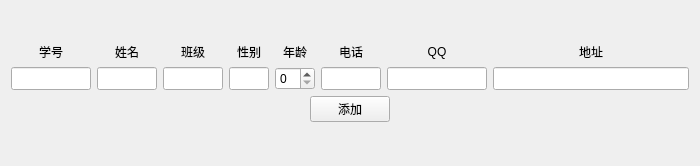
<?xml version="1.0" encoding="UTF-8"?>
<ui version="4.0">
 <class>AddPanel</class>
 <widget class="QWidget" name="AddPanel">
  <property name="geometry">
   <rect>
    <x>0</x>
    <y>0</y>
    <width>700</width>
    <height>166</height>
   </rect>
  </property>
  <property name="minimumSize">
   <size>
    <width>700</width>
    <height>166</height>
   </size>
  </property>
  <property name="maximumSize">
   <size>
    <width>16777215</width>
    <height>16777215</height>
   </size>
  </property>
  <property name="windowTitle">
   <string>Form</string>
  </property>
  <layout class="QVBoxLayout" name="verticalLayout">
   <item>
    <spacer name="verticalSpacer_2">
     <property name="orientation">
      <enum>Qt::Vertical</enum>
     </property>
     <property name="sizeHint" stdset="0">
      <size>
       <width>20</width>
       <height>40</height>
      </size>
     </property>
    </spacer>
   </item>
   <item>
    <layout class="QHBoxLayout" name="horizontalLayout_2">
     <item>
      <widget class="QLabel" name="label1">
       <property name="sizePolicy">
        <sizepolicy hsizetype="Expanding" vsizetype="Fixed">
         <horstretch>0</horstretch>
         <verstretch>0</verstretch>
        </sizepolicy>
       </property>
       <property name="minimumSize">
        <size>
         <width>25</width>
         <height>0</height>
        </size>
       </property>
       <property name="maximumSize">
        <size>
         <width>80</width>
         <height>25</height>
        </size>
       </property>
       <property name="text">
        <string>学号</string>
       </property>
       <property name="alignment">
        <set>Qt::AlignCenter</set>
       </property>
      </widget>
     </item>
     <item>
      <widget class="QLabel" name="label2">
       <property name="sizePolicy">
        <sizepolicy hsizetype="Expanding" vsizetype="Fixed">
         <horstretch>0</horstretch>
         <verstretch>0</verstretch>
        </sizepolicy>
       </property>
       <property name="minimumSize">
        <size>
         <width>25</width>
         <height>0</height>
        </size>
       </property>
       <property name="maximumSize">
        <size>
         <width>60</width>
         <height>25</height>
        </size>
       </property>
       <property name="text">
        <string>姓名</string>
       </property>
       <property name="alignment">
        <set>Qt::AlignCenter</set>
       </property>
      </widget>
     </item>
     <item>
      <widget class="QLabel" name="label3">
       <property name="sizePolicy">
        <sizepolicy hsizetype="Expanding" vsizetype="Fixed">
         <horstretch>0</horstretch>
         <verstretch>0</verstretch>
        </sizepolicy>
       </property>
       <property name="minimumSize">
        <size>
         <width>25</width>
         <height>0</height>
        </size>
       </property>
       <property name="maximumSize">
        <size>
         <width>60</width>
         <height>25</height>
        </size>
       </property>
       <property name="text">
        <string>班级</string>
       </property>
       <property name="alignment">
        <set>Qt::AlignCenter</set>
       </property>
      </widget>
     </item>
     <item>
      <widget class="QLabel" name="label4">
       <property name="sizePolicy">
        <sizepolicy hsizetype="Expanding" vsizetype="Fixed">
         <horstretch>0</horstretch>
         <verstretch>0</verstretch>
        </sizepolicy>
       </property>
       <property name="minimumSize">
        <size>
         <width>25</width>
         <height>0</height>
        </size>
       </property>
       <property name="maximumSize">
        <size>
         <width>40</width>
         <height>25</height>
        </size>
       </property>
       <property name="text">
        <string>性别</string>
       </property>
       <property name="alignment">
        <set>Qt::AlignCenter</set>
       </property>
      </widget>
     </item>
     <item>
      <widget class="QLabel" name="label5">
       <property name="sizePolicy">
        <sizepolicy hsizetype="Expanding" vsizetype="Fixed">
         <horstretch>0</horstretch>
         <verstretch>0</verstretch>
        </sizepolicy>
       </property>
       <property name="minimumSize">
        <size>
         <width>25</width>
         <height>0</height>
        </size>
       </property>
       <property name="maximumSize">
        <size>
         <width>40</width>
         <height>25</height>
        </size>
       </property>
       <property name="text">
        <string>年龄</string>
       </property>
       <property name="alignment">
        <set>Qt::AlignCenter</set>
       </property>
      </widget>
     </item>
     <item>
      <widget class="QLabel" name="label6">
       <property name="sizePolicy">
        <sizepolicy hsizetype="Expanding" vsizetype="Fixed">
         <horstretch>0</horstretch>
         <verstretch>0</verstretch>
        </sizepolicy>
       </property>
       <property name="minimumSize">
        <size>
         <width>25</width>
         <height>0</height>
        </size>
       </property>
       <property name="maximumSize">
        <size>
         <width>60</width>
         <height>25</height>
        </size>
       </property>
       <property name="text">
        <string>电话</string>
       </property>
       <property name="alignment">
        <set>Qt::AlignCenter</set>
       </property>
      </widget>
     </item>
     <item>
      <widget class="QLabel" name="label7">
       <property name="sizePolicy">
        <sizepolicy hsizetype="Expanding" vsizetype="Fixed">
         <horstretch>0</horstretch>
         <verstretch>0</verstretch>
        </sizepolicy>
       </property>
       <property name="minimumSize">
        <size>
         <width>25</width>
         <height>0</height>
        </size>
       </property>
       <property name="maximumSize">
        <size>
         <width>100</width>
         <height>25</height>
        </size>
       </property>
       <property name="text">
        <string>QQ</string>
       </property>
       <property name="alignment">
        <set>Qt::AlignCenter</set>
       </property>
      </widget>
     </item>
     <item>
      <widget class="QLabel" name="label8">
       <property name="sizePolicy">
        <sizepolicy hsizetype="Expanding" vsizetype="Fixed">
         <horstretch>0</horstretch>
         <verstretch>0</verstretch>
        </sizepolicy>
       </property>
       <property name="minimumSize">
        <size>
         <width>25</width>
         <height>0</height>
        </size>
       </property>
       <property name="maximumSize">
        <size>
         <width>1000</width>
         <height>25</height>
        </size>
       </property>
       <property name="text">
        <string>地址</string>
       </property>
       <property name="alignment">
        <set>Qt::AlignCenter</set>
       </property>
      </widget>
     </item>
    </layout>
   </item>
   <item>
    <layout class="QHBoxLayout" name="horizontalLayout">
     <item>
      <widget class="QLineEdit" name="lineEdit1">
       <property name="sizePolicy">
        <sizepolicy hsizetype="Expanding" vsizetype="Fixed">
         <horstretch>0</horstretch>
         <verstretch>0</verstretch>
        </sizepolicy>
       </property>
       <property name="minimumSize">
        <size>
         <width>25</width>
         <height>0</height>
        </size>
       </property>
       <property name="maximumSize">
        <size>
         <width>80</width>
         <height>25</height>
        </size>
       </property>
      </widget>
     </item>
     <item>
      <widget class="QLineEdit" name="lineEdit2">
       <property name="sizePolicy">
        <sizepolicy hsizetype="Expanding" vsizetype="Fixed">
         <horstretch>0</horstretch>
         <verstretch>0</verstretch>
        </sizepolicy>
       </property>
       <property name="minimumSize">
        <size>
         <width>25</width>
         <height>0</height>
        </size>
       </property>
       <property name="maximumSize">
        <size>
         <width>60</width>
         <height>25</height>
        </size>
       </property>
      </widget>
     </item>
     <item>
      <widget class="QLineEdit" name="lineEdit3">
       <property name="sizePolicy">
        <sizepolicy hsizetype="Expanding" vsizetype="Fixed">
         <horstretch>0</horstretch>
         <verstretch>0</verstretch>
        </sizepolicy>
       </property>
       <property name="minimumSize">
        <size>
         <width>25</width>
         <height>0</height>
        </size>
       </property>
       <property name="maximumSize">
        <size>
         <width>60</width>
         <height>25</height>
        </size>
       </property>
       <property name="text">
        <string/>
       </property>
      </widget>
     </item>
     <item>
      <widget class="QLineEdit" name="lineEdit4">
       <property name="sizePolicy">
        <sizepolicy hsizetype="Expanding" vsizetype="Fixed">
         <horstretch>0</horstretch>
         <verstretch>0</verstretch>
        </sizepolicy>
       </property>
       <property name="minimumSize">
        <size>
         <width>25</width>
         <height>0</height>
        </size>
       </property>
       <property name="maximumSize">
        <size>
         <width>40</width>
         <height>25</height>
        </size>
       </property>
       <property name="text">
        <string/>
       </property>
      </widget>
     </item>
     <item>
      <widget class="QSpinBox" name="lineEdit5">
       <property name="sizePolicy">
        <sizepolicy hsizetype="Expanding" vsizetype="Fixed">
         <horstretch>0</horstretch>
         <verstretch>0</verstretch>
        </sizepolicy>
       </property>
       <property name="maximumSize">
        <size>
         <width>40</width>
         <height>25</height>
        </size>
       </property>
      </widget>
     </item>
     <item>
      <widget class="QLineEdit" name="lineEdit6">
       <property name="sizePolicy">
        <sizepolicy hsizetype="Expanding" vsizetype="Fixed">
         <horstretch>0</horstretch>
         <verstretch>0</verstretch>
        </sizepolicy>
       </property>
       <property name="minimumSize">
        <size>
         <width>25</width>
         <height>0</height>
        </size>
       </property>
       <property name="maximumSize">
        <size>
         <width>60</width>
         <height>25</height>
        </size>
       </property>
      </widget>
     </item>
     <item>
      <widget class="QLineEdit" name="lineEdit7">
       <property name="sizePolicy">
        <sizepolicy hsizetype="Expanding" vsizetype="Fixed">
         <horstretch>0</horstretch>
         <verstretch>0</verstretch>
        </sizepolicy>
       </property>
       <property name="minimumSize">
        <size>
         <width>25</width>
         <height>0</height>
        </size>
       </property>
       <property name="maximumSize">
        <size>
         <width>100</width>
         <height>25</height>
        </size>
       </property>
       <property name="text">
        <string/>
       </property>
      </widget>
     </item>
     <item>
      <widget class="QLineEdit" name="lineEdit8">
       <property name="minimumSize">
        <size>
         <width>25</width>
         <height>0</height>
        </size>
       </property>
       <property name="maximumSize">
        <size>
         <width>1000</width>
         <height>25</height>
        </size>
       </property>
      </widget>
     </item>
    </layout>
   </item>
   <item>
    <layout class="QHBoxLayout" name="horizontalLayout_3">
     <item>
      <spacer name="horizontalSpacer">
       <property name="orientation">
        <enum>Qt::Horizontal</enum>
       </property>
       <property name="sizeHint" stdset="0">
        <size>
         <width>40</width>
         <height>20</height>
        </size>
       </property>
      </spacer>
     </item>
     <item>
      <widget class="QPushButton" name="pushButton">
       <property name="text">
        <string>添加</string>
       </property>
      </widget>
     </item>
     <item>
      <spacer name="horizontalSpacer_2">
       <property name="orientation">
        <enum>Qt::Horizontal</enum>
       </property>
       <property name="sizeHint" stdset="0">
        <size>
         <width>40</width>
         <height>20</height>
        </size>
       </property>
      </spacer>
     </item>
    </layout>
   </item>
   <item>
    <spacer name="verticalSpacer">
     <property name="orientation">
      <enum>Qt::Vertical</enum>
     </property>
     <property name="sizeHint" stdset="0">
      <size>
       <width>20</width>
       <height>40</height>
      </size>
     </property>
    </spacer>
   </item>
  </layout>
 </widget>
 <resources/>
 <connections/>
</ui>
